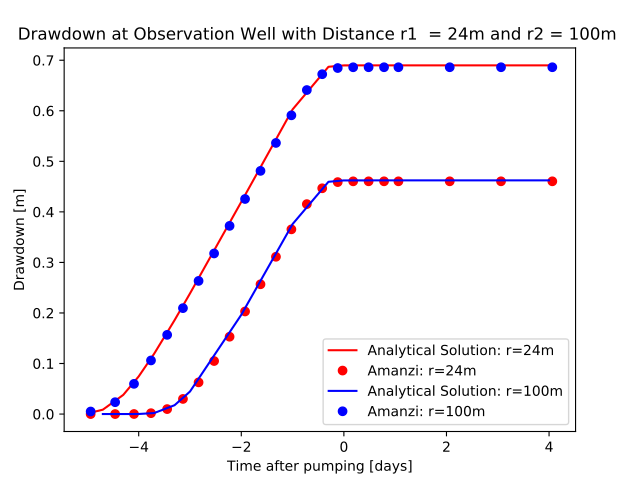

Here is the Python script that generated this plot:
import sys
import matplotlib.pyplot as plt
import numpy
import math
from amanzi_xml.observations.ObservationXML import ObservationXML as ObsXML
from amanzi_xml.observations.ObservationData import ObservationData as ObsDATA
import amanzi_xml.utils.search as search
import prettytable

# load the data from output file, which is in amanzi-output
def load_amanzi_obs():
    # output_file=obs_xml.getObservationFilename()
    output_file = "observations.out"
    obs_data = ObsDATA("amanzi-output/" + output_file)
    obs_data.getObservationData()
    return obs_data

def load_ana_solution():
    # load data from analytic solution
    ana_data = numpy.genfromtxt('analytic/test_h_tr.dat')
    return ana_data

def plottest(axes1, obstimes, obsdata, ana_data):
    axes1.set_ylabel('Drawdown [m]')
    axes1.set_xlabel('Time after pumping [days]')
    axes1.set_title('Drawdown at Observation Well with Distance r1  = 24m and r2 = 100m ')
    
    ntime1 = int(len(ana_data[:,0])/2)
    ntime2 = int(len(ana_data[:,0]))

    ntime3 = int(len(obstimes[:,0]))
    ntime4 = int(len(obstimes[:,1]))

    axes1.plot(numpy.log10(ana_data[0:ntime1,0]), ana_data[0:ntime1,1], '-r', label='Analytical Solution: r=24m')
    axes1.plot(numpy.log10(obstimes[1:ntime4,1]), obsdata[1:ntime4,1], 'ro', label='Amanzi: r=24m')
    axes1.plot(numpy.log10(ana_data[ntime1+1:ntime2,0]), ana_data[ntime1+1:ntime2,1], '-b', label='Analytical Solution: r=100m')
    axes1.plot(numpy.log10(obstimes[1:ntime3,0]), obsdata[1:ntime3,0], 'bo', label='Amanzi: r=100m')

    axes1.legend(loc='lower right')

if __name__ == "__main__":

    import os
    import run_amanzi_standard

    input_file =os.path.join("amanzi_boundedDomain_2d.xml")
    run_dir="amanzi-output"
    
    CWD = os.getcwd()
    try: 
        run_amanzi_standard.run_amanzi(input_file, 16, [input_file], run_dir)
        obs_data = load_amanzi_obs()

        obsdata = []
        obstimes = []
        for obs in obs_data.observations.values():
            obsdata.append(obs.data)
            obstimes.append(obs.times)

        obsdata  = numpy.transpose(numpy.array(obsdata))
        obstimes  = numpy.transpose(numpy.array(obstimes))
        obstimes[:] =  obstimes[:]/24./3600.

        ana_data=load_ana_solution()
        # note: in analytical solution the drawdown (m) was given at time in days

        fig1= plt.figure()
        axes1=fig1.add_axes([.1,.1,.8,.8])
       
        plottest(axes1,obstimes, obsdata, ana_data)
        # plt.show()

    finally:
        os.chdir(CWD)
